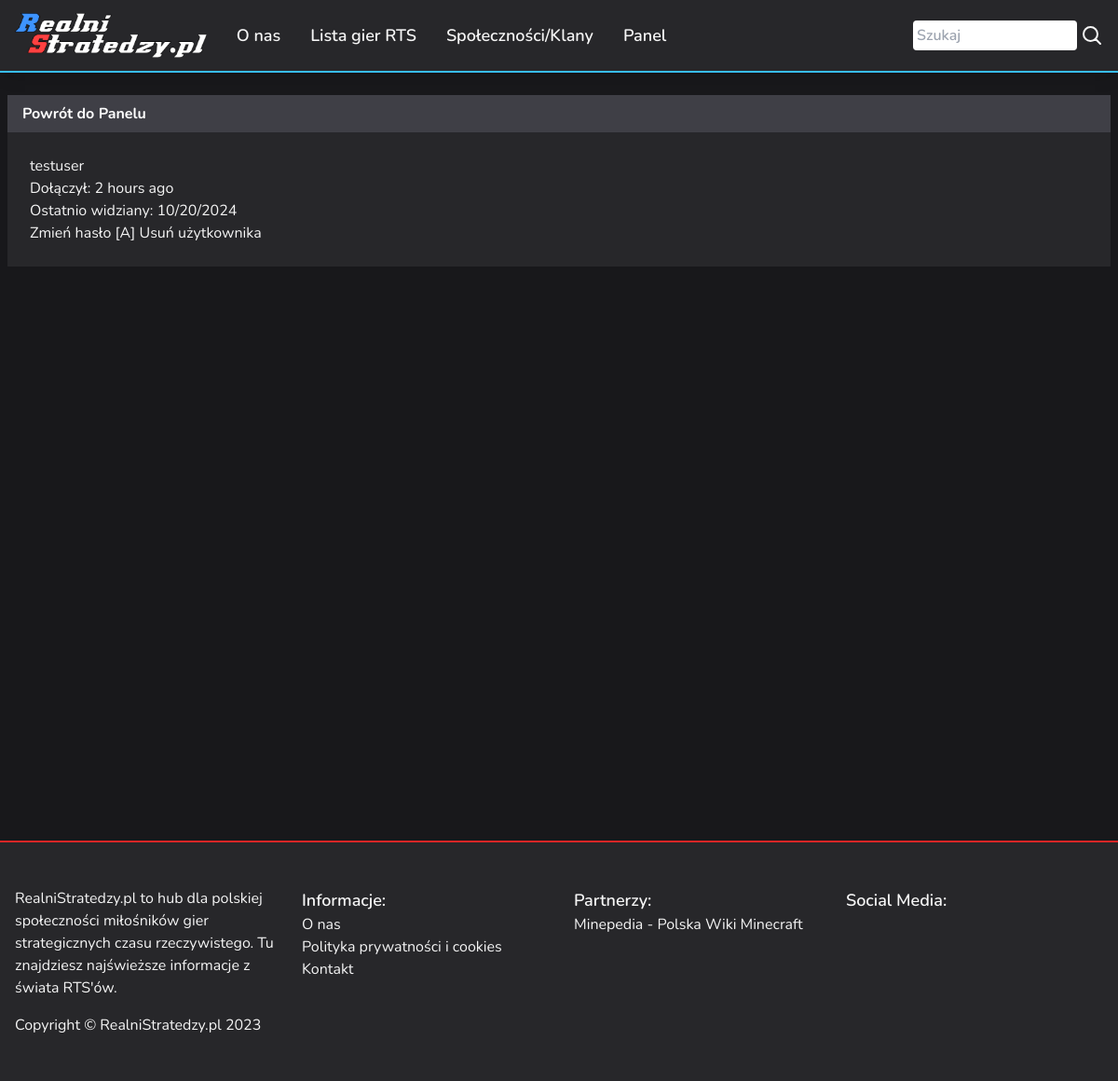
The app's page /control-panel/user/testuser (signed in) with its own data.
### app/models.py (models this page shows, shortened)
class User(UserMixin, db.Model):
    __tablename__ = 'users'
    id = db.Column(db.Integer, primary_key=True)
    email = db.Column(db.String(64), index=True, default=None)
    username = db.Column(db.String(64), unique=True, index=True)
    password_hash = db.Column(db.String(128))
    role_id = db.Column(db.Integer, db.ForeignKey('roles.id'))
    member_since = db.Column(db.DateTime(), default=datetime.datetime.utcnow)
    last_seen = db.Column(db.DateTime(), default=datetime.datetime.utcnow)
    posts = db.relationship('Post', backref='author', lazy='dynamic')
    @property
    def password(self):
        raise AttributeError('password is not a readable attr')
    def is_administrator(self):
        return self.can(Permission.ADMIN)
    def can(self, perm):
        return self.role is not None and self.role.has_permission(perm)

### app/control_panel/views.py (the view)
@control_panel.route('/user/<username>')
@login_required
def user(username):
    user = db.session.execute(db.select(User).filter_by(username=username)).scalar_one()
    posts = user.posts.order_by(Post.timestamp.desc()).all()
    return render_template('control_panel/user.html', user=user, posts=posts)

### app/main/forms.py
class SearchForm(FlaskForm):
    searched = StringField('Wyszukaj', validators=[DataRequired()])
    submit = SubmitField('Szukaj')

### app/control_panel/__init__.py (called while the page is built)
@control_panel.app_context_processor
def inject_permissions():
    return dict(Permission=Permission)

@control_panel.context_processor
def inject_context():
    links = db.session.execute(db.Select(Link.name, Link.content)).all()
    return dict(social_links=links)

### app/main/__init__.py (called while the page is built)
@main.app_context_processor
def inject_base():
    form = SearchForm()
    return dict(search_form=form)

### app/models.py (called while the page is built)
@login_manager.user_loader
def load_user(user_id):
    return db.get_or_404(User, user_id)

    def has_permission(self, perm):
        return self.permissions & perm == perm

### app/templates/control_panel/user.html (shortened to what this page needs)
{% extends "base.html" %}
{% block main %}
{% import "_macros.html" as macros %}
{{ macros.render_back_to_panel() }}
<div class="bg-zinc-800 px-6 py-6">
    <h2>{{ user.username }} {% if user.is_administrator() %}[ADMIN]{% endif %}</h2>
    <p>Dołączył: {{ moment(user.member_since).fromNow() }}</p>
    <p>Ostatnio widziany: {{ moment(user.last_seen).format('L') }}</p>
    {% if current_user.is_administrator() %}
    <a href="{{ url_for('.auth.set_new_password', id=user.id) }}">Zmień hasło [A]</a>
    {% endif %}
    {% if current_user.is_administrator() %}
    <a href="{{ url_for('.auth.delete_user', id=user.id) }} " onclick="return confirm('Czy jesteś pewien, że chcesz usunąć usera?');">Usuń użytkownika</a>
    {% endif %}
</div>
{% endblock %}

### records on screen
User: username "testuser", member_since "2 hours ago", last_seen "10/20/2024"
